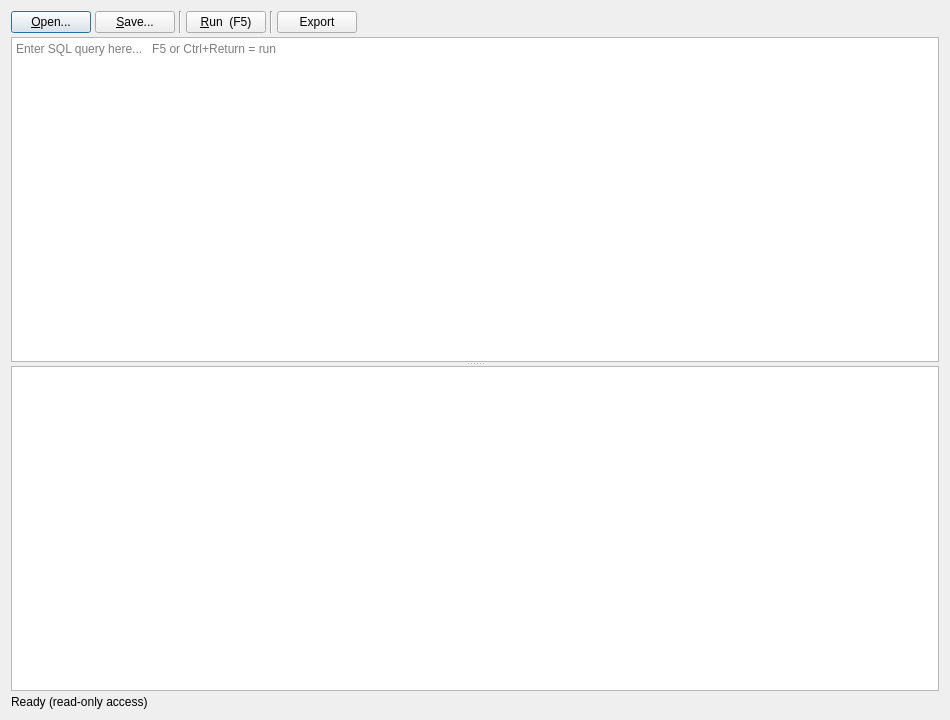
<?xml version="1.0" encoding="UTF-8"?>
<ui version="4.0">
 <class>SqlQueryDialog</class>
 <widget class="QDialog" name="SqlQueryDialog">
  <property name="geometry">
   <rect>
    <x>0</x>
    <y>0</y>
    <width>950</width>
    <height>720</height>
   </rect>
  </property>
  <property name="windowTitle">
   <string>SQL Query</string>
  </property>
  <layout class="QVBoxLayout" name="verticalLayout">
   <property name="spacing">
    <number>4</number>
   </property>
   <item>
    <layout class="QHBoxLayout" name="toolbarLayout">
     <property name="spacing">
      <number>4</number>
     </property>
     <item>
      <widget class="QPushButton" name="openButton">
       <property name="text">
        <string>&amp;Open...</string>
       </property>
       <property name="toolTip">
        <string>Open a saved SQL query file</string>
       </property>
      </widget>
     </item>
     <item>
      <widget class="QPushButton" name="saveButton">
       <property name="text">
        <string>&amp;Save...</string>
       </property>
       <property name="toolTip">
        <string>Save the current query to a .sql file</string>
       </property>
      </widget>
     </item>
     <item>
      <widget class="QFrame" name="toolSep1">
       <property name="frameShape">
        <enum>QFrame::VLine</enum>
       </property>
       <property name="frameShadow">
        <enum>QFrame::Sunken</enum>
       </property>
      </widget>
     </item>
     <item>
      <widget class="QPushButton" name="runButton">
       <property name="text">
        <string>&amp;Run  (F5)</string>
       </property>
       <property name="toolTip">
        <string>Execute the query (F5 or Ctrl+Return)</string>
       </property>
       <property name="default">
        <bool>false</bool>
       </property>
      </widget>
     </item>
     <item>
      <widget class="QFrame" name="toolSep2">
       <property name="frameShape">
        <enum>QFrame::VLine</enum>
       </property>
       <property name="frameShadow">
        <enum>QFrame::Sunken</enum>
       </property>
      </widget>
     </item>
     <item>
      <widget class="QPushButton" name="exportButton">
       <property name="text">
        <string>Export</string>
       </property>
       <property name="toolTip">
        <string>Export query results</string>
       </property>
      </widget>
     </item>
     <item>
      <spacer name="toolbarSpacer">
       <property name="orientation">
        <enum>Qt::Horizontal</enum>
       </property>
       <property name="sizeHint" stdset="0">
        <size>
         <width>40</width>
         <height>20</height>
        </size>
       </property>
      </spacer>
     </item>
    </layout>
   </item>
   <item>
    <widget class="QSplitter" name="splitter">
     <property name="orientation">
      <enum>Qt::Vertical</enum>
     </property>
     <widget class="QPlainTextEdit" name="sqlEditor">
      <property name="minimumSize">
       <size>
        <width>0</width>
        <height>100</height>
       </size>
      </property>
      <property name="lineWrapMode">
       <enum>QPlainTextEdit::NoWrap</enum>
      </property>
      <property name="placeholderText">
       <string>Enter SQL query here...   F5 or Ctrl+Return = run</string>
      </property>
     </widget>
     <widget class="QTableView" name="resultsTable">
      <property name="minimumSize">
       <size>
        <width>0</width>
        <height>100</height>
       </size>
      </property>
      <property name="selectionBehavior">
       <enum>QAbstractItemView::SelectRows</enum>
      </property>
      <property name="alternatingRowColors">
       <bool>true</bool>
      </property>
      <property name="sortingEnabled">
       <bool>true</bool>
      </property>
      <property name="horizontalScrollMode">
       <enum>QAbstractItemView::ScrollPerPixel</enum>
      </property>
     </widget>
    </widget>
   </item>
   <item>
    <widget class="QLabel" name="statusLabel">
     <property name="text">
      <string>Ready (read-only access)</string>
     </property>
    </widget>
   </item>
  </layout>
 </widget>
 <resources/>
 <connections/>
</ui>
